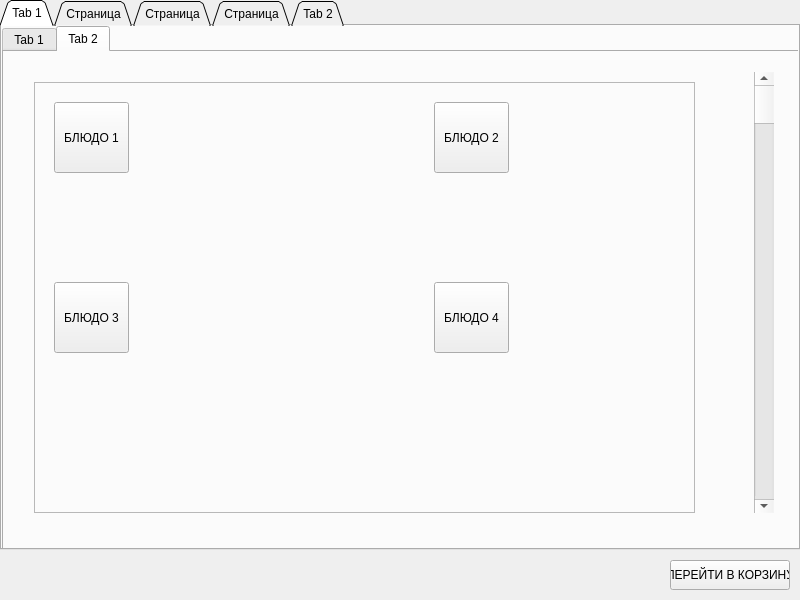
<?xml version="1.0" encoding="UTF-8"?>
<ui version="4.0">
 <class>MainWindow</class>
 <widget class="QMainWindow" name="MainWindow">
  <property name="geometry">
   <rect>
    <x>0</x>
    <y>0</y>
    <width>800</width>
    <height>600</height>
   </rect>
  </property>
  <property name="windowTitle">
   <string>MainWindow</string>
  </property>
  <widget class="QWidget" name="centralwidget">
   <widget class="QTabWidget" name="MainTabWidgetAdmin">
    <property name="geometry">
     <rect>
      <x>0</x>
      <y>0</y>
      <width>800</width>
      <height>550</height>
     </rect>
    </property>
    <property name="sizePolicy">
     <sizepolicy hsizetype="Expanding" vsizetype="Expanding">
      <horstretch>0</horstretch>
      <verstretch>0</verstretch>
     </sizepolicy>
    </property>
    <property name="layoutDirection">
     <enum>Qt::LeftToRight</enum>
    </property>
    <property name="autoFillBackground">
     <bool>false</bool>
    </property>
    <property name="tabPosition">
     <enum>QTabWidget::North</enum>
    </property>
    <property name="tabShape">
     <enum>QTabWidget::Triangular</enum>
    </property>
    <property name="currentIndex">
     <number>0</number>
    </property>
    <property name="elideMode">
     <enum>Qt::ElideMiddle</enum>
    </property>
    <property name="usesScrollButtons">
     <bool>true</bool>
    </property>
    <property name="documentMode">
     <bool>false</bool>
    </property>
    <property name="tabsClosable">
     <bool>false</bool>
    </property>
    <property name="movable">
     <bool>true</bool>
    </property>
    <property name="tabBarAutoHide">
     <bool>false</bool>
    </property>
    <widget class="QWidget" name="Category1">
     <attribute name="title">
      <string>Tab 1</string>
     </attribute>
     <widget class="QTabWidget" name="SubCategories1">
      <property name="geometry">
       <rect>
        <x>0</x>
        <y>0</y>
        <width>800</width>
        <height>550</height>
       </rect>
      </property>
      <property name="currentIndex">
       <number>1</number>
      </property>
      <widget class="QWidget" name="SubCategory1_1">
       <attribute name="title">
        <string>Tab 1</string>
       </attribute>
      </widget>
      <widget class="QWidget" name="SubCategory2_1">
       <attribute name="title">
        <string>Tab 2</string>
       </attribute>
       <widget class="QScrollBar" name="verticalScrollBar">
        <property name="geometry">
         <rect>
          <x>750</x>
          <y>20</y>
          <width>20</width>
          <height>441</height>
         </rect>
        </property>
        <property name="orientation">
         <enum>Qt::Vertical</enum>
        </property>
       </widget>
       <widget class="QFrame" name="frame">
        <property name="geometry">
         <rect>
          <x>30</x>
          <y>30</y>
          <width>661</width>
          <height>431</height>
         </rect>
        </property>
        <property name="frameShape">
         <enum>QFrame::StyledPanel</enum>
        </property>
        <property name="frameShadow">
         <enum>QFrame::Raised</enum>
        </property>
        <widget class="QPushButton" name="food1">
         <property name="geometry">
          <rect>
           <x>20</x>
           <y>20</y>
           <width>75</width>
           <height>71</height>
          </rect>
         </property>
         <property name="text">
          <string>БЛЮДО 1</string>
         </property>
        </widget>
        <widget class="QPushButton" name="food3">
         <property name="geometry">
          <rect>
           <x>20</x>
           <y>200</y>
           <width>75</width>
           <height>71</height>
          </rect>
         </property>
         <property name="text">
          <string>БЛЮДО 3</string>
         </property>
        </widget>
        <widget class="QPushButton" name="food4">
         <property name="geometry">
          <rect>
           <x>400</x>
           <y>200</y>
           <width>75</width>
           <height>71</height>
          </rect>
         </property>
         <property name="text">
          <string>БЛЮДО 4</string>
         </property>
        </widget>
        <widget class="QPushButton" name="food2">
         <property name="geometry">
          <rect>
           <x>400</x>
           <y>20</y>
           <width>75</width>
           <height>71</height>
          </rect>
         </property>
         <property name="text">
          <string>БЛЮДО 2</string>
         </property>
        </widget>
       </widget>
      </widget>
     </widget>
    </widget>
    <widget class="QWidget" name="tab">
     <property name="enabled">
      <bool>false</bool>
     </property>
     <attribute name="title">
      <string>Страница</string>
     </attribute>
    </widget>
    <widget class="QWidget" name="tab_3">
     <attribute name="title">
      <string>Страница</string>
     </attribute>
     <widget class="QTabWidget" name="tabWidget_3">
      <property name="geometry">
       <rect>
        <x>0</x>
        <y>0</y>
        <width>127</width>
        <height>80</height>
       </rect>
      </property>
      <widget class="QWidget" name="tab_7">
       <attribute name="title">
        <string>Tab 1</string>
       </attribute>
      </widget>
      <widget class="QWidget" name="tab_8">
       <attribute name="title">
        <string>Tab 2</string>
       </attribute>
      </widget>
     </widget>
    </widget>
    <widget class="QWidget" name="tab_4">
     <attribute name="title">
      <string>Страница</string>
     </attribute>
     <widget class="QTabWidget" name="tabWidget_4">
      <property name="geometry">
       <rect>
        <x>90</x>
        <y>70</y>
        <width>127</width>
        <height>80</height>
       </rect>
      </property>
      <widget class="QWidget" name="tab_9">
       <attribute name="title">
        <string>Tab 1</string>
       </attribute>
      </widget>
      <widget class="QWidget" name="tab_10">
       <attribute name="title">
        <string>Tab 2</string>
       </attribute>
      </widget>
     </widget>
    </widget>
    <widget class="QWidget" name="tab_2">
     <attribute name="title">
      <string>Tab 2</string>
     </attribute>
     <widget class="QTabWidget" name="tabWidget_5">
      <property name="geometry">
       <rect>
        <x>20</x>
        <y>20</y>
        <width>127</width>
        <height>80</height>
       </rect>
      </property>
      <widget class="QWidget" name="tab_11">
       <attribute name="title">
        <string>Tab 1</string>
       </attribute>
      </widget>
      <widget class="QWidget" name="tab_12">
       <attribute name="title">
        <string>Tab 2</string>
       </attribute>
      </widget>
     </widget>
    </widget>
   </widget>
   <widget class="QPushButton" name="GoToBasket">
    <property name="geometry">
     <rect>
      <x>670</x>
      <y>560</y>
      <width>120</width>
      <height>30</height>
     </rect>
    </property>
    <property name="sizePolicy">
     <sizepolicy hsizetype="Fixed" vsizetype="Fixed">
      <horstretch>0</horstretch>
      <verstretch>0</verstretch>
     </sizepolicy>
    </property>
    <property name="text">
     <string>ПЕРЕЙТИ В КОРЗИНУ</string>
    </property>
   </widget>
  </widget>
 </widget>
 <resources/>
 <connections/>
</ui>
